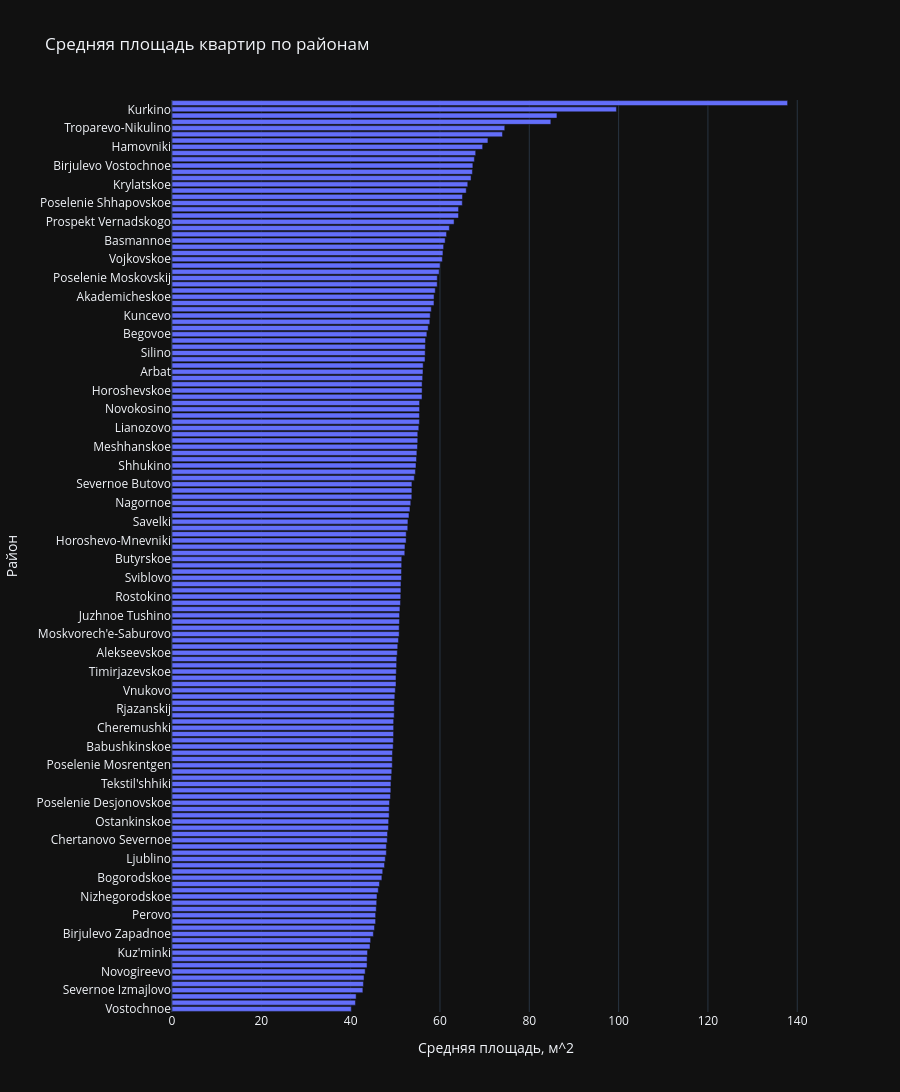

This figure's notebook cell:
### Markdown cell above
6. Покажите как меняется средняя площадь квартир в зависимости от района

### Code cell
areas = df.groupby('sub_area')['full_sq'].mean().sort_values()

px.bar(
    x=areas, y=areas.index, orientation='h',
    height=20 * len(areas),
    title='Средняя площадь квартир по районам',
    labels={'x': 'Средняя площадь, м^2', 'y': 'Район'},
).show()

### Figure 1 — Plotly figure (JSON) as saved in the notebook; plotly's stock layout.template omitted (floating-point values rounded to 4 significant figures; data arrays with more than 128 entries replaced by an {"elided": "..."} marker saying what was removed)
{"data": [{"hovertemplate": "Средняя площадь, м^2=%{x}<br>Район=%{y}<extra></extra>", "legendgroup": "", "marker": {"color": "#636efa", "pattern": {"shape": ""}}, "name": "", "orientation": "h", "showlegend": false, "textposition": "auto", "x": {"elided": "146 float values"}, "xaxis": "x", "y": {"elided": "146 str values"}, "yaxis": "y", "type": "bar"}], "layout": {"xaxis": {"anchor": "y", "domain": [0.0, 1.0], "title": {"text": "Средняя площадь, м^2"}}, "yaxis": {"anchor": "x", "domain": [0.0, 1.0], "title": {"text": "Район"}}, "legend": {"tracegroupgap": 0}, "title": {"text": "Средняя площадь квартир по районам"}, "barmode": "relative", "height": 2920}}
